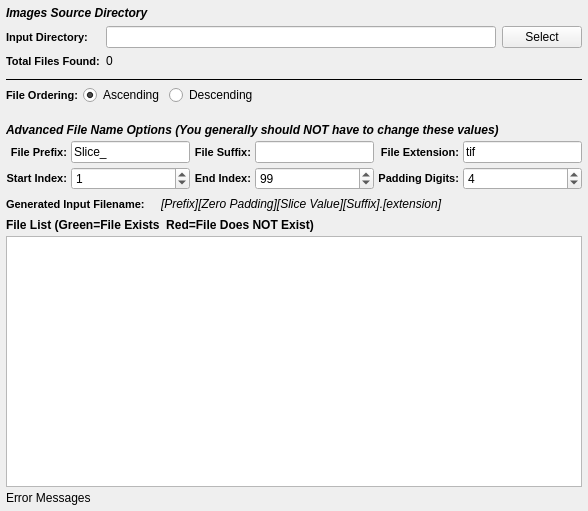
<?xml version="1.0" encoding="UTF-8"?>
<ui version="4.0">
 <class>FileListInfoWidget</class>
 <widget class="QWidget" name="FileListInfoWidget">
  <property name="geometry">
   <rect>
    <x>0</x>
    <y>0</y>
    <width>588</width>
    <height>511</height>
   </rect>
  </property>
  <property name="title" stdset="0">
   <string>Image Stack Import</string>
  </property>
  <layout class="QGridLayout" name="gridLayout_3">
   <property name="leftMargin">
    <number>6</number>
   </property>
   <property name="topMargin">
    <number>0</number>
   </property>
   <property name="rightMargin">
    <number>6</number>
   </property>
   <property name="bottomMargin">
    <number>6</number>
   </property>
   <property name="spacing">
    <number>4</number>
   </property>
   <item row="6" column="0">
    <layout class="QGridLayout" name="gridLayout_20">
     <item row="1" column="0">
      <widget class="QLabel" name="label_50">
       <property name="styleSheet">
        <string notr="true">QLabel {
font-weight: bold;
font-size: 11px;
}</string>
       </property>
       <property name="text">
        <string>Start Index:</string>
       </property>
       <property name="alignment">
        <set>Qt::AlignRight|Qt::AlignTrailing|Qt::AlignVCenter</set>
       </property>
      </widget>
     </item>
     <item row="1" column="1">
      <widget class="QSpinBox" name="m_StartIndex">
       <property name="minimumSize">
        <size>
         <width>75</width>
         <height>0</height>
        </size>
       </property>
       <property name="toolTip">
        <string>Which file index to start the import at.</string>
       </property>
       <property name="maximum">
        <number>1000000</number>
       </property>
       <property name="value">
        <number>1</number>
       </property>
      </widget>
     </item>
     <item row="1" column="2">
      <widget class="QLabel" name="label_51">
       <property name="styleSheet">
        <string notr="true">QLabel {
font-weight: bold;
font-size: 11px;
}</string>
       </property>
       <property name="text">
        <string>End Index:</string>
       </property>
       <property name="alignment">
        <set>Qt::AlignRight|Qt::AlignTrailing|Qt::AlignVCenter</set>
       </property>
      </widget>
     </item>
     <item row="1" column="3">
      <widget class="QSpinBox" name="m_EndIndex">
       <property name="minimumSize">
        <size>
         <width>75</width>
         <height>0</height>
        </size>
       </property>
       <property name="toolTip">
        <string>The file index to stop the import at. (Inclusive)</string>
       </property>
       <property name="maximum">
        <number>1000000</number>
       </property>
       <property name="value">
        <number>99</number>
       </property>
      </widget>
     </item>
     <item row="1" column="4">
      <widget class="QLabel" name="label_21">
       <property name="styleSheet">
        <string notr="true">QLabel {
font-weight: bold;
font-size: 11px;
}</string>
       </property>
       <property name="text">
        <string>Padding Digits:</string>
       </property>
       <property name="alignment">
        <set>Qt::AlignRight|Qt::AlignTrailing|Qt::AlignVCenter</set>
       </property>
      </widget>
     </item>
     <item row="1" column="5">
      <widget class="QSpinBox" name="m_TotalDigits">
       <property name="toolTip">
        <string>The number of digits to allow for the slice index.</string>
       </property>
       <property name="value">
        <number>4</number>
       </property>
      </widget>
     </item>
     <item row="0" column="0">
      <widget class="QLabel" name="label_32">
       <property name="styleSheet">
        <string notr="true">QLabel {
font-weight: bold;
font-size: 11px;
}</string>
       </property>
       <property name="text">
        <string>File Prefix:</string>
       </property>
       <property name="alignment">
        <set>Qt::AlignRight|Qt::AlignTrailing|Qt::AlignVCenter</set>
       </property>
      </widget>
     </item>
     <item row="0" column="2">
      <widget class="QLabel" name="label_13">
       <property name="styleSheet">
        <string notr="true">QLabel {
font-weight: bold;
font-size: 11px;
}</string>
       </property>
       <property name="text">
        <string>File Suffix:</string>
       </property>
       <property name="alignment">
        <set>Qt::AlignRight|Qt::AlignTrailing|Qt::AlignVCenter</set>
       </property>
      </widget>
     </item>
     <item row="0" column="4">
      <widget class="QLabel" name="label_56">
       <property name="styleSheet">
        <string notr="true">QLabel {
font-weight: bold;
font-size: 11px;
}</string>
       </property>
       <property name="text">
        <string>File Extension:</string>
       </property>
       <property name="alignment">
        <set>Qt::AlignRight|Qt::AlignTrailing|Qt::AlignVCenter</set>
       </property>
      </widget>
     </item>
     <item row="0" column="5">
      <widget class="DREAM3DLineEdit" name="m_FileExt">
       <property name="text">
        <string>tif</string>
       </property>
      </widget>
     </item>
     <item row="0" column="3">
      <widget class="DREAM3DLineEdit" name="m_FileSuffix"/>
     </item>
     <item row="0" column="1">
      <widget class="DREAM3DLineEdit" name="m_FilePrefix">
       <property name="text">
        <string>Slice_</string>
       </property>
      </widget>
     </item>
    </layout>
   </item>
   <item row="5" column="0">
    <widget class="QLabel" name="label_58">
     <property name="styleSheet">
      <string notr="true">QLabel 
{
	font-style: italic;font-weight: bold;
font-size: 12px;
}</string>
     </property>
     <property name="text">
      <string>Advanced File Name Options (You generally should NOT have to change these values)</string>
     </property>
    </widget>
   </item>
   <item row="3" column="0">
    <widget class="Line" name="line_9">
     <property name="frameShadow">
      <enum>QFrame::Plain</enum>
     </property>
     <property name="orientation">
      <enum>Qt::Horizontal</enum>
     </property>
    </widget>
   </item>
   <item row="0" column="0">
    <layout class="QGridLayout" name="widgetLayout">
     <property name="topMargin">
      <number>6</number>
     </property>
     <property name="bottomMargin">
      <number>6</number>
     </property>
     <property name="spacing">
      <number>6</number>
     </property>
     <item row="0" column="0" colspan="3">
      <widget class="QLabel" name="label_5">
       <property name="styleSheet">
        <string notr="true">QLabel 
{
	font-style: italic;font-weight: bold;
font-size: 12px;
}</string>
       </property>
       <property name="text">
        <string>Images Source Directory</string>
       </property>
      </widget>
     </item>
     <item row="1" column="0">
      <widget class="QLabel" name="label_29">
       <property name="toolTip">
        <string>The directory that contains the .ang or .ctf files</string>
       </property>
       <property name="styleSheet">
        <string notr="true">QLabel {
font-weight: bold;
font-size: 11px;
}</string>
       </property>
       <property name="text">
        <string>Input Directory:</string>
       </property>
      </widget>
     </item>
     <item row="1" column="2">
      <widget class="QPushButton" name="m_InputDirBtn">
       <property name="text">
        <string>Select</string>
       </property>
      </widget>
     </item>
     <item row="2" column="0">
      <widget class="QLabel" name="label_47">
       <property name="styleSheet">
        <string notr="true">QLabel {
font-weight: bold;
font-size: 11px;
}</string>
       </property>
       <property name="text">
        <string>Total Files Found:</string>
       </property>
      </widget>
     </item>
     <item row="2" column="1">
      <widget class="QLabel" name="m_TotalSlices">
       <property name="text">
        <string>0</string>
       </property>
      </widget>
     </item>
     <item row="1" column="1">
      <widget class="QFSDropLineEdit" name="m_InputDir"/>
     </item>
    </layout>
   </item>
   <item row="10" column="0">
    <widget class="QLabel" name="m_ErrorMessage">
     <property name="text">
      <string>Error Messages</string>
     </property>
    </widget>
   </item>
   <item row="9" column="0">
    <widget class="QListWidget" name="m_FileListView">
     <property name="sizePolicy">
      <sizepolicy hsizetype="Expanding" vsizetype="MinimumExpanding">
       <horstretch>0</horstretch>
       <verstretch>0</verstretch>
      </sizepolicy>
     </property>
     <property name="toolTip">
      <string>The list of files that will be imported in the order they will be imported into the HDF5 Ebsd File</string>
     </property>
    </widget>
   </item>
   <item row="8" column="0">
    <widget class="QLabel" name="label_57">
     <property name="font">
      <font>
       <weight>75</weight>
       <italic>false</italic>
       <bold>true</bold>
      </font>
     </property>
     <property name="text">
      <string>File List (Green=File Exists  Red=File Does NOT Exist)</string>
     </property>
    </widget>
   </item>
   <item row="7" column="0">
    <layout class="QHBoxLayout" name="_6">
     <item>
      <widget class="QLabel" name="label_17">
       <property name="styleSheet">
        <string notr="true">QLabel {
font-weight: bold;
font-size: 11px;
}</string>
       </property>
       <property name="text">
        <string>Generated Input Filename:</string>
       </property>
      </widget>
     </item>
     <item>
      <spacer name="horizontalSpacer_24">
       <property name="orientation">
        <enum>Qt::Horizontal</enum>
       </property>
       <property name="sizeType">
        <enum>QSizePolicy::Fixed</enum>
       </property>
       <property name="sizeHint" stdset="0">
        <size>
         <width>12</width>
         <height>20</height>
        </size>
       </property>
      </spacer>
     </item>
     <item>
      <widget class="QLabel" name="m_GeneratedFileNameExample">
       <property name="font">
        <font>
         <italic>true</italic>
        </font>
       </property>
       <property name="text">
        <string>[Prefix][Zero Padding][Slice Value][Suffix].[extension]</string>
       </property>
      </widget>
     </item>
     <item>
      <spacer name="horizontalSpacer_25">
       <property name="orientation">
        <enum>Qt::Horizontal</enum>
       </property>
       <property name="sizeHint" stdset="0">
        <size>
         <width>40</width>
         <height>20</height>
        </size>
       </property>
      </spacer>
     </item>
    </layout>
   </item>
   <item row="4" column="0">
    <layout class="QGridLayout" name="gridLayout_2">
     <property name="bottomMargin">
      <number>10</number>
     </property>
     <item row="0" column="3" rowspan="2">
      <spacer name="horizontalSpacer">
       <property name="orientation">
        <enum>Qt::Horizontal</enum>
       </property>
       <property name="sizeHint" stdset="0">
        <size>
         <width>40</width>
         <height>20</height>
        </size>
       </property>
      </spacer>
     </item>
     <item row="0" column="2">
      <widget class="QRadioButton" name="m_OrderDescending">
       <property name="text">
        <string>Descending</string>
       </property>
      </widget>
     </item>
     <item row="0" column="1">
      <widget class="QRadioButton" name="m_OrderAscending">
       <property name="text">
        <string>Ascending</string>
       </property>
       <property name="checked">
        <bool>true</bool>
       </property>
      </widget>
     </item>
     <item row="0" column="0">
      <widget class="QLabel" name="label_7">
       <property name="styleSheet">
        <string notr="true">QLabel {
font-weight: bold;
font-size: 11px;
}</string>
       </property>
       <property name="text">
        <string>File Ordering:</string>
       </property>
      </widget>
     </item>
    </layout>
   </item>
  </layout>
 </widget>
 <customwidgets>
  <customwidget>
   <class>DREAM3DLineEdit</class>
   <extends>QLineEdit</extends>
   <header location="global">DREAM3DLineEdit.h</header>
  </customwidget>
  <customwidget>
   <class>QFSDropLineEdit</class>
   <extends>QLineEdit</extends>
   <header location="global">QFSDropLineEdit.h</header>
  </customwidget>
 </customwidgets>
 <tabstops>
  <tabstop>m_InputDirBtn</tabstop>
  <tabstop>m_StartIndex</tabstop>
  <tabstop>m_EndIndex</tabstop>
  <tabstop>m_TotalDigits</tabstop>
  <tabstop>m_FileListView</tabstop>
 </tabstops>
 <resources/>
 <connections/>
</ui>
